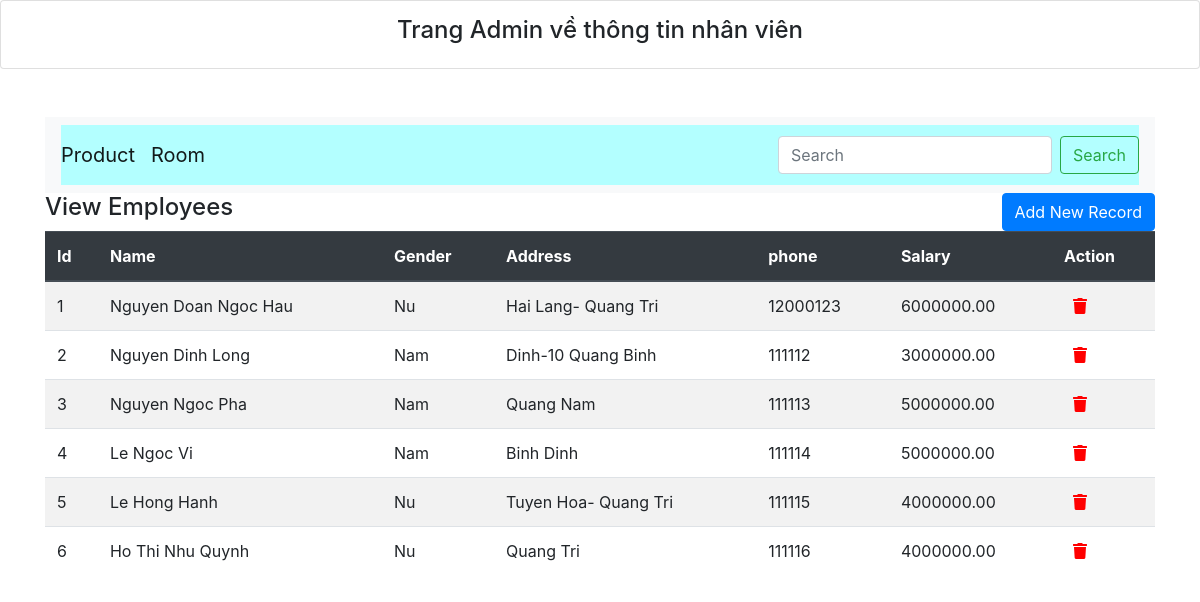
Screenshot of /admin/employee/index.php with the database file from the repository.
### tables this page shows
create table employees(
    id_employeer int primary key auto_increment,
    name_employeer varchar(60),
    gender varchar(5),
    address varchar(100),
    phone varchar(11),
    salary decimal(10,2)
);

### admin/employee/employee.php (called while the page is built, shortened)
<?php
class DatabaseEmployee
{
    private $servername = "localhost";
    private $username = "root";
    private $password = "";
    private $database = "database_restaurant";
    public $con;
    public function __construct()
    {
        $this->con = new mysqli($this->servername, $this->username, $this->password, $this->database);
        if (mysqli_connect_error()) {
            trigger_error("Failed to connect to MySQL: " . mysqli_connect_error());
        } else {
            return $this->con;
        }
    }
    public function displayData()
    {
        $query = "SELECT * FROM employees";
        $result = $this->con->query($query);
        if ($result->num_rows > 0) {
            $data = array();
            while ($row = $result->fetch_assoc()) {
                $data[] = $row;
            }
            return $data;
        } else {
            echo "No found records";
        }
    }
}
?>

### admin/employee/index.php (the view, shortened to what this page needs)
<?php
include 'employee.php';
$employeeObj = new DatabaseEmployee();
if(isset($_POST['find'])){
  $employees=$employeeObj->search($_POST['search']);
}else{
  $employees = $employeeObj->displayData();
}
?>
<!DOCTYPE html>
<html lang="en">
<head>
  <link rel="stylesheet" href="https://maxcdn.bootstrapcdn.com/bootstrap/4.5.2/css/bootstrap.min.css">
  <link rel="stylesheet" href="https://pro.fontawesome.com/releases/v5.10.0/css/all.css"/>
</head>
<body>
<div class="card text-center" style="padding:15px;">
  <h4>Trang Admin về thông tin nhân viên </h4>
</div><br><br>
<div class="container">
     <nav class="navbar navbar-expand-lg navbar-light bg-light" >
               <div class="collapse navbar-collapse" id="navbarSupportedContent" style="background-color: #b3ffff; height:60px; ">
                   <ul class="navbar-nav mr-auto " >
                   <li class="nav-item active">
                       <a class="navbar-brand" href="../product/productAdmin.php">Product</a>
                   </li>
                   <li class="nav-item active">
                       <a class="navbar-brand " href="../room/roomAdmin.php">Room</a>
                   </li>
                   </ul>
                   <form class="form-inline my-2 my-lg-0" action="" method="post">
                   <input class="form-control mr-sm-2" type="search" name="search" placeholder="Search" aria-label="Search">
                   <button class="btn btn-outline-success my-2 my-sm-0" type="submit" name="find" aria-placeholder="Nhập tên phòng vcaafn tìm kiếm !!">Search</button>
                   </form>
               </div>
               </nav>
  <h4>View Employees
    <a href="add.php" class="btn btn-primary" style="float:right;">Add New Record</a>
  </h4>
  <table class="table table-hover table-striped" style="border: 1px;">
    <thead class="thead-dark">
      <tr>
        <th>Id</th>
        <th>Name</th>
        <th>Gender</th>
        <th>Address</th>
        <th>phone</th>
        <th>Salary</th>
        <th>Action</th>
      </tr>
    </thead>
    <tbody>
        <?php
          foreach ($employees as $employee) {
        ?>
        <tr>
          <td><?php echo $employee['id_employeer'] ?></td>
          <td><?php echo $employee['name_employeer'] ?> </td>
          <td><?php echo $employee['gender'] ?></td>
          <td><?php echo $employee['address'] ?></td>
          <td><?php echo $employee['phone'] ?></td>
          <td><?php echo $employee['salary'] ?></td>
          <td>
            <a href="index.php?deleteId=<?php echo $employee['id_employeer'] ?>" style="color:red" onclick="confirm('Are you sure want to delete this record')">
              <i class="fa fa-trash" aria-hidden="true"></i>
            </a>
          </td>
        </tr>
      <?php } ?>
    </tbody>
  </table>
</div>
</body>
</html>

### rows the page displays
employees: id_employeer "1", name_employeer "Nguyen Doan Ngoc Hau", gender "Nu", address "Hai Lang- Quang Tri", phone "12000123", salary "6000000.00"
employees: id_employeer "2", name_employeer "Nguyen Dinh Long", gender "Nam", address "Dinh-10 Quang Binh", phone "111112", salary "3000000.00"
employees: id_employeer "3", name_employeer "Nguyen Ngoc Pha", gender "Nam", address "Quang Nam", phone "111113", salary "5000000.00"
employees: id_employeer "4", name_employeer "Le Ngoc Vi", gender "Nam", address "Binh Dinh", phone "111114", salary "5000000.00"
employees: id_employeer "5", name_employeer "Le Hong Hanh", gender "Nu", address "Tuyen Hoa- Quang Tri", phone "111115", salary "4000000.00"
employees: id_employeer "6", name_employeer "Ho Thi Nhu Quynh", gender "Nu", address "Quang Tri", phone "111116", salary "4000000.00"
